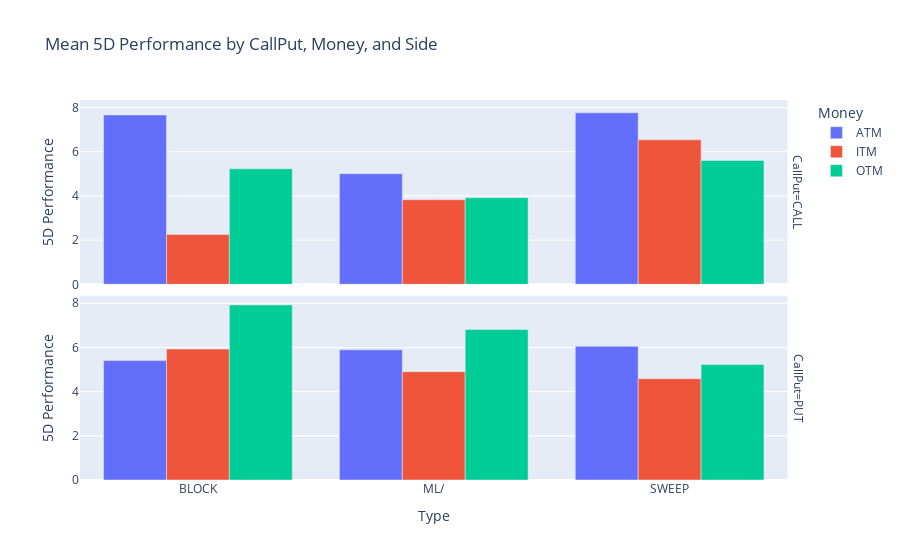

The notebook cell saved with this chart:
### Code cell
# Group by 'CallPut', 'Money', and 'Side' and calculate the mean of '5D Performance'
mean_performance_by_group = sector_data.groupby(['CallPut', 'Money', 'Type'])['5D Performance'].mean().reset_index()

# Create a bar chart using Plotly Express
fig = px.bar(mean_performance_by_group, x='Type', y='5D Performance', color='Money', barmode='group',
             facet_row='CallPut', title='Mean 5D Performance by CallPut, Money, and Side')

# Show the plot
fig.show()

### Figure 1 — Plotly figure (JSON) as saved in the notebook; plotly's stock layout.template omitted (floating-point values rounded to 4 significant figures)
{"data": [{"alignmentgroup": "True", "hovertemplate": "Money=ATM<br>CallPut=CALL<br>Type=%{x}<br>5D Performance=%{y}<extra></extra>", "legendgroup": "ATM", "marker": {"color": "#636efa", "pattern": {"shape": ""}}, "name": "ATM", "offsetgroup": "ATM", "orientation": "v", "showlegend": true, "textposition": "auto", "type": "bar", "x": ["BLOCK", "ML/", "SWEEP"], "xaxis": "x2", "y": [7.665, 5.008, 7.761], "yaxis": "y2"}, {"alignmentgroup": "True", "hovertemplate": "Money=ATM<br>CallPut=PUT<br>Type=%{x}<br>5D Performance=%{y}<extra></extra>", "legendgroup": "ATM", "marker": {"color": "#636efa", "pattern": {"shape": ""}}, "name": "ATM", "offsetgroup": "ATM", "orientation": "v", "showlegend": false, "textposition": "auto", "type": "bar", "x": ["BLOCK", "ML/", "SWEEP"], "xaxis": "x", "y": [5.405, 5.893, 6.05], "yaxis": "y"}, {"alignmentgroup": "True", "hovertemplate": "Money=ITM<br>CallPut=CALL<br>Type=%{x}<br>5D Performance=%{y}<extra></extra>", "legendgroup": "ITM", "marker": {"color": "#EF553B", "pattern": {"shape": ""}}, "name": "ITM", "offsetgroup": "ITM", "orientation": "v", "showlegend": true, "textposition": "auto", "type": "bar", "x": ["BLOCK", "ML/", "SWEEP"], "xaxis": "x2", "y": [2.259, 3.83, 6.537], "yaxis": "y2"}, {"alignmentgroup": "True", "hovertemplate": "Money=ITM<br>CallPut=PUT<br>Type=%{x}<br>5D Performance=%{y}<extra></extra>", "legendgroup": "ITM", "marker": {"color": "#EF553B", "pattern": {"shape": ""}}, "name": "ITM", "offsetgroup": "ITM", "orientation": "v", "showlegend": false, "textposition": "auto", "type": "bar", "x": ["BLOCK", "ML/", "SWEEP"], "xaxis": "x", "y": [5.924, 4.902, 4.581], "yaxis": "y"}, {"alignmentgroup": "True", "hovertemplate": "Money=OTM<br>CallPut=CALL<br>Type=%{x}<br>5D Performance=%{y}<extra></extra>", "legendgroup": "OTM", "marker": {"color": "#00cc96", "pattern": {"shape": ""}}, "name": "OTM", "offsetgroup": "OTM", "orientation": "v", "showlegend": true, "textposition": "auto", "type": "bar", "x": ["BLOCK", "ML/", "SWEEP"], "xaxis": "x2", "y": [5.23, 3.922, 5.608], "yaxis": "y2"}, {"alignmentgroup": "True", "hovertemplate": "Money=OTM<br>CallPut=PUT<br>Type=%{x}<br>5D Performance=%{y}<extra></extra>", "legendgroup": "OTM", "marker": {"color": "#00cc96", "pattern": {"shape": ""}}, "name": "OTM", "offsetgroup": "OTM", "orientation": "v", "showlegend": false, "textposition": "auto", "type": "bar", "x": ["BLOCK", "ML/", "SWEEP"], "xaxis": "x", "y": [7.925, 6.817, 5.23], "yaxis": "y"}], "layout": {"annotations": [{"font": {}, "showarrow": false, "text": "CallPut=PUT", "textangle": 90, "x": 0.98, "xanchor": "left", "xref": "paper", "y": 0.2425, "yanchor": "middle", "yref": "paper"}, {"font": {}, "showarrow": false, "text": "CallPut=CALL", "textangle": 90, "x": 0.98, "xanchor": "left", "xref": "paper", "y": 0.7575, "yanchor": "middle", "yref": "paper"}], "barmode": "group", "legend": {"title": {"text": "Money"}, "tracegroupgap": 0}, "title": {"text": "Mean 5D Performance by CallPut, Money, and Side"}, "xaxis": {"anchor": "y", "domain": [0, 0.98], "title": {"text": "Type"}}, "xaxis2": {"anchor": "y2", "domain": [0, 0.98], "matches": "x", "showticklabels": false}, "yaxis": {"anchor": "x", "domain": [0, 0.485], "title": {"text": "5D Performance"}}, "yaxis2": {"anchor": "x2", "domain": [0.515, 1], "matches": "y", "title": {"text": "5D Performance"}}}}
